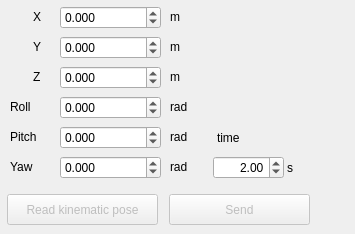
    <widget class="QWidget" name="tab_cs">
     <attribute name="title">
      <string>Task space</string>
     </attribute>
     <widget class="QDoubleSpinBox" name="doubleSpinBox_x">
      <property name="geometry">
       <rect>
        <x>60</x>
        <y>6</y>
        <width>101</width>
        <height>23</height>
       </rect>
      </property>
      <property name="decimals">
       <number>3</number>
      </property>
      <property name="minimum">
       <double>-1.000000000000000</double>
      </property>
      <property name="maximum">
       <double>1.000000000000000</double>
      </property>
      <property name="singleStep">
       <double>0.010000000000000</double>
      </property>
     </widget>
     <widget class="QPushButton" name="btn_send_kinematic_pose">
      <property name="enabled">
       <bool>false</bool>
      </property>
      <property name="geometry">
       <rect>
        <x>169</x>
        <y>194</y>
        <width>141</width>
        <height>31</height>
       </rect>
      </property>
      <property name="text">
       <string>Send</string>
      </property>
     </widget>
     <widget class="QLabel" name="label_27">
      <property name="geometry">
       <rect>
        <x>170</x>
        <y>70</y>
        <width>59</width>
        <height>14</height>
       </rect>
      </property>
      <property name="text">
       <string>m</string>
      </property>
     </widget>
     <widget class="QDoubleSpinBox" name="doubleSpinBox_z">
      <property name="geometry">
       <rect>
        <x>60</x>
        <y>66</y>
        <width>101</width>
        <height>23</height>
       </rect>
      </property>
      <property name="decimals">
       <number>3</number>
      </property>
      <property name="minimum">
       <double>-1.000000000000000</double>
      </property>
      <property name="maximum">
       <double>1.000000000000000</double>
      </property>
      <property name="singleStep">
       <double>0.010000000000000</double>
      </property>
     </widget>
     <widget class="QLabel" name="label_28">
      <property name="geometry">
       <rect>
        <x>170</x>
        <y>40</y>
        <width>59</width>
        <height>14</height>
       </rect>
      </property>
      <property name="text">
       <string>m</string>
      </property>
     </widget>
     <widget class="QDoubleSpinBox" name="doubleSpinBox_y">
      <property name="geometry">
       <rect>
        <x>60</x>
        <y>36</y>
        <width>101</width>
        <height>23</height>
       </rect>
      </property>
      <property name="decimals">
       <number>3</number>
      </property>
      <property name="minimum">
       <double>-1.000000000000000</double>
      </property>
      <property name="maximum">
       <double>1.000000000000000</double>
      </property>
      <property name="singleStep">
       <double>0.010000000000000</double>
      </property>
     </widget>
     <widget class="QPushButton" name="btn_read_kinematic_pose">
      <property name="enabled">
       <bool>false</bool>
      </property>
      <property name="geometry">
       <rect>
        <x>7</x>
        <y>194</y>
        <width>151</width>
        <height>31</height>
       </rect>
      </property>
      <property name="text">
       <string>Read kinematic pose</string>
      </property>
     </widget>
     <widget class="QLabel" name="label_29">
      <property name="geometry">
       <rect>
        <x>33</x>
        <y>10</y>
        <width>50</width>
        <height>14</height>
       </rect>
      </property>
      <property name="text">
       <string>X </string>
      </property>
     </widget>
     <widget class="QLabel" name="label_30">
      <property name="geometry">
       <rect>
        <x>33</x>
        <y>70</y>
        <width>50</width>
        <height>14</height>
       </rect>
      </property>
      <property name="text">
       <string>Z</string>
      </property>
     </widget>
     <widget class="QLabel" name="label_31">
      <property name="geometry">
       <rect>
        <x>170</x>
        <y>10</y>
        <width>59</width>
        <height>14</height>
       </rect>
      </property>
      <property name="text">
       <string>m</string>
      </property>
     </widget>
     <widget class="QLabel" name="label_32">
      <property name="geometry">
       <rect>
        <x>33</x>
        <y>37</y>
        <width>50</width>
        <height>20</height>
       </rect>
      </property>
      <property name="text">
       <string>Y</string>
      </property>
     </widget>
     <widget class="QDoubleSpinBox" name="doubleSpinBox_time_cs">
      <property name="geometry">
       <rect>
        <x>213</x>
        <y>156</y>
        <width>71</width>
        <height>23</height>
       </rect>
      </property>
      <property name="alignment">
       <set>Qt::AlignRight|Qt::AlignTrailing|Qt::AlignVCenter</set>
      </property>
      <property name="minimum">
       <double>-3.140000000000000</double>
      </property>
      <property name="maximum">
       <double>10.000000000000000</double>
      </property>
      <property name="singleStep">
       <double>0.500000000000000</double>
      </property>
      <property name="value">
       <double>2.000000000000000</double>
      </property>
     </widget>
     <widget class="QLabel" name="label_35">
      <property name="geometry">
       <rect>
        <x>287</x>
        <y>161</y>
        <width>59</width>
        <height>14</height>
       </rect>
      </property>
      <property name="text">
       <string>s</string>
      </property>
     </widget>
     <widget class="QLabel" name="label_36">
      <property name="geometry">
       <rect>
        <x>217</x>
        <y>131</y>
        <width>59</width>
        <height>14</height>
       </rect>
      </property>
      <property name="text">
       <string>time</string>
      </property>
     </widget>
     <widget class="QLabel" name="label_82">
      <property name="geometry">
       <rect>
        <x>10</x>
        <y>160</y>
        <width>59</width>
        <height>14</height>
       </rect>
      </property>
      <property name="text">
       <string>Yaw</string>
      </property>
     </widget>
     <widget class="QDoubleSpinBox" name="doubleSpinBox_roll">
      <property name="geometry">
       <rect>
        <x>60</x>
        <y>96</y>
        <width>101</width>
        <height>23</height>
       </rect>
      </property>
      <property name="decimals">
       <number>3</number>
      </property>
      <property name="minimum">
       <double>-1.570000000000000</double>
      </property>
      <property name="maximum">
       <double>4.710000000000000</double>
      </property>
      <property name="singleStep">
       <double>0.010000000000000</double>
      </property>
     </widget>
     <widget class="QLabel" name="label_83">
      <property name="geometry">
       <rect>
        <x>10</x>
        <y>127</y>
        <width>59</width>
        <height>20</height>
       </rect>
      </property>
      <property name="text">
       <string>Pitch</string>
      </property>
     </widget>
     <widget class="QLabel" name="label_84">
      <property name="geometry">
       <rect>
        <x>170</x>
        <y>130</y>
        <width>59</width>
        <height>14</height>
       </rect>
      </property>
      <property name="text">
       <string>rad</string>
      </property>
     </widget>
     <widget class="QDoubleSpinBox" name="doubleSpinBox_yaw">
      <property name="geometry">
       <rect>
        <x>60</x>
        <y>156</y>
        <width>101</width>
        <height>23</height>
       </rect>
      </property>
      <property name="decimals">
       <number>3</number>
      </property>
      <property name="minimum">
       <double>-1.570000000000000</double>
      </property>
      <property name="maximum">
       <double>4.710000000000000</double>
      </property>
      <property name="singleStep">
       <double>0.010000000000000</double>
      </property>
     </widget>
     <widget class="QLabel" name="label_85">
      <property name="geometry">
       <rect>
        <x>10</x>
        <y>100</y>
        <width>59</width>
        <height>14</height>
       </rect>
      </property>
      <property name="text">
       <string>Roll</string>
      </property>
     </widget>
     <widget class="QLabel" name="label_86">
      <property name="geometry">
       <rect>
        <x>170</x>
        <y>100</y>
        <width>59</width>
        <height>14</height>
       </rect>
      </property>
      <property name="text">
       <string>rad</string>
      </property>
     </widget>
     <widget class="QLabel" name="label_87">
      <property name="geometry">
       <rect>
        <x>170</x>
        <y>160</y>
        <width>59</width>
        <height>14</height>
       </rect>
      </property>
      <property name="text">
       <string>rad</string>
      </property>
     </widget>
     <widget class="QDoubleSpinBox" name="doubleSpinBox_pitch">
      <property name="geometry">
       <rect>
        <x>60</x>
        <y>126</y>
        <width>101</width>
        <height>23</height>
       </rect>
      </property>
      <property name="decimals">
       <number>3</number>
      </property>
      <property name="minimum">
       <double>-1.570000000000000</double>
      </property>
      <property name="maximum">
       <double>4.710000000000000</double>
      </property>
      <property name="singleStep">
       <double>0.010000000000000</double>
      </property>
     </widget>
    </widget>
